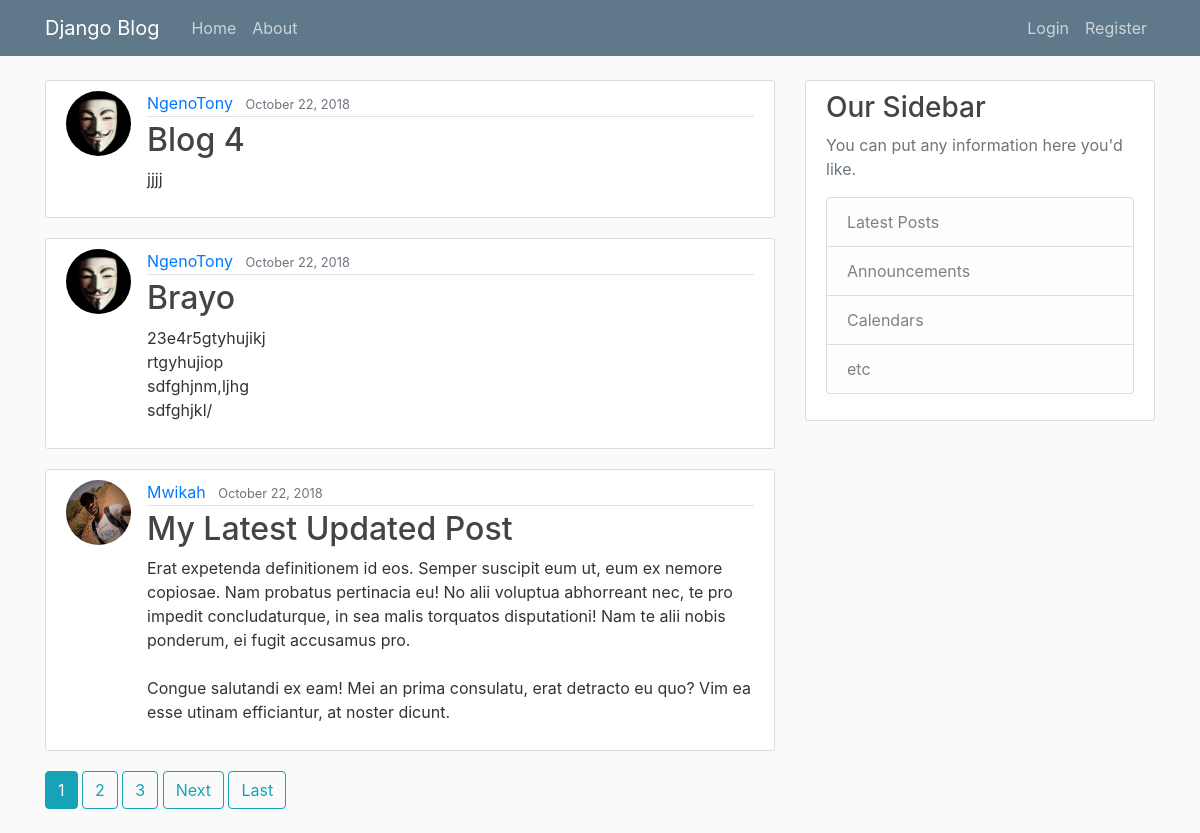
The page / on the database its author committed.
### blog/models.py (models this page shows, shortened)
class Post(models.Model):
    title = models.CharField(max_length=100)
    content = models.TextField()
    date_posted = models.DateTimeField(default=timezone.now)
    author = models.ForeignKey(User, on_delete=models.CASCADE)

### users/models.py (models this page shows, shortened)
class Profile(models.Model):
    user = models.OneToOneField(User, on_delete=models.CASCADE)
    image = models.ImageField(default='default.jpg', upload_to='profile_pics')

### blog/views.py (the view)
# urls.py: path('', PostListView.as_view(), name='blog-home'),
class PostListView(ListView):
    model = Post
    template_name = 'blog/home.html'
    context_object_name = 'posts'
    ordering = ['-date_posted']
    paginate_by = 3

### blog/templates/blog/home.html (shortened to what this page needs)
{% extends "blog/base.html" %}
{% block content %}
    {% for post in posts %}
        <article class="media content-section">
        <img class="rounded-circle article-img" src="{{ post.author.profile.image.url }}">
        <div class="media-body">
            <div class="article-metadata">
            <a class="mr-2" href="{% url 'user-posts' post.author.username %}">{{ post.author }}</a>
            <small class="text-muted">{{ post.date_posted|date:"F d, Y" }}</small>
            </div>
            <h2><a class="article-title" href="{% url 'post-detail' post.id %}">{{ post.title }}</a></h2>
            <p class="article-content">{{ post.content }}</p>
        </div>
        </article>
        {% endfor %}
        {% if is_paginated %}
          {% for num in page_obj.paginator.page_range %}
            {% if page_obj.number == num %}
              <a class="btn btn-info mb-4" href="?page={{ num }}">{{ num }}</a>
            {% elif num > page_obj.number|add:'-3' and num < page_obj.number|add:'3' %}
              <a class="btn btn-outline-info mb-4" href="?page={{ num }}">{{ num }}</a>
            {% endif %}
          {% endfor %}
          {% if page_obj.has_next %}
            <a class="btn btn-outline-info mb-4" href="?page={{ page_obj.next_page_number }}">Next</a>
            <a class="btn btn-outline-info mb-4" href="?page={{ page_obj.paginator.num_pages }}">Last</a>
          {% endif %}
        {% endif %}
{% endblock content %}

### blog/templates/blog/base.html (shortened to what this page needs)
{% load static %}
<!DOCTYPE html>
<html lang="en">
<head>
    <link rel="stylesheet" href="https://stackpath.bootstrapcdn.com/bootstrap/4.1.3/css/bootstrap.min.css">
    <link rel="stylesheet" type="text/css" href="{% static 'blog/main.css' %}">
</head>
<body>
    <header class="site-header">
        <nav class="navbar navbar-expand-md navbar-dark bg-steel fixed-top">
            <div class="container">
            <a class="navbar-brand mr-4" href="{% url 'blog-home' %}">Django Blog</a>
            <div class="collapse navbar-collapse" id="navbarToggle">
                <div class="navbar-nav mr-auto">
                <a class="nav-item nav-link" href="{% url 'blog-home' %}">Home</a>
                <a class="nav-item nav-link" href="{% url 'blog-about' %}">About</a>
                </div>
                <div class="navbar-nav">
                    {% if user.is_authenticated %}
                        <a class="nav-item nav-link" href="{% url 'post-create' %}">Create Post</a>
                        <a class="nav-item nav-link" href="{% url 'profile' %}">Profile</a>
                        <a class="nav-item nav-link" href="{% url 'logout' %}">Logout</a>
                    {% else %}
                        <a class="nav-item nav-link" href="{% url 'login' %}">Login</a>
                        <a class="nav-item nav-link" href="{% url 'register' %}">Register</a>
                    {% endif %}
                </div>
            </div>
            </div>
        </nav>
    </header>
    <main role="main" class="container">
            <div class="row">
              <div class="col-md-8">
                {% block content %}{% endblock %}
              </div>
              <div class="col-md-4">
                <div class="content-section">
                    <h3>Our Sidebar</h3>
                    <p class='text-muted'>You can put any information here you'd like.
                    <ul class="list-group">
                        <li class="list-group-item list-group-item-light">Latest Posts</li>
                        <li class="list-group-item list-group-item-light">Announcements</li>
                        <li class="list-group-item list-group-item-light">Calendars</li>
                        <li class="list-group-item list-group-item-light">etc</li>
                    </ul>
                    </p>
                </div>
              </div>
            </div>
    </main>
</body>
</html>

### blog/static/blog/main.css (style rules this page uses)
body { background: #fafafa; color: #333333; margin-top: 5rem; }
h1, h2, h3, h4, h5, h6 { color: #444444; }
ul { margin: 0; }
.bg-steel { background-color: #5f788a; }
.site-header .navbar-nav .nav-link { color: #cbd5db; }
.content-section { background: #ffffff; padding: 10px 20px; border: 1px solid #dddddd; border-radius: 3px; margin-bottom: 20px; }
.article-title { color: #444444; }
.article-content { white-space: pre-line; }
.article-img { height: 65px; width: 65px; margin-right: 16px; }
.article-metadata { padding-bottom: 1px; margin-bottom: 4px; border-bottom: 1px solid #e3e3e3 }

### rows shown on the page
Post: author.profile.image (picture), author "NgenoTony", date_posted "October 22, 2018", title "Blog 4", content "jjjj"
Post: author.profile.image (picture), author "NgenoTony", date_posted "October 22, 2018", title "Brayo", content "23e4r5gtyhujikj rtgyhujiop sdfghjnm,ljhg sdfghjkl/"
Post: author.profile.image (picture), author "Mwikah", date_posted "October 22, 2018", title "My Latest Updated Post", content "Erat expetenda definitionem id eos. Semper suscipit eum ut, eum ex nemore copiosae. Nam probatus pertinacia eu! No alii voluptua abhorreant nec, te pro impedit concludaturque, in sea malis torquatos disputationi! Nam te alii nobis ponderum, ei fugit accusamus pro. Congue salutandi ex eam! Mei an prima consulatu, erat detracto eu quo? Vim ea esse utinam efficiantur, at noster dicunt."

### other values the page prints
{{ num }} "1"
{{ num }} "2" "3"
